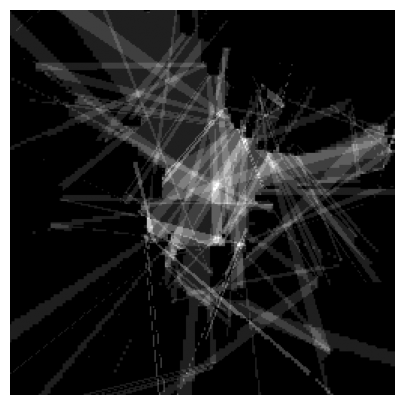
#> input picture img_phy_sim/ism_example.png, 404 x 405 px
$ python -i ism_slow.py   (imports and definitions only)
#> lines starting #> are read from the running program, lines starting #| are printed output that depends on the picture; after the words box and inside, x2 and y2 are one past the last pixel; in counts of white or black regions, pixels touching at a corner belong together
#> further down, picture is the input picture: shape (405, 404, 3); min 0, max 255, mean 46
### img_phy_sim/img.py
"""
**Image Input, Output, and Visualization Utilities**

This module provides a comprehensive set of tools for loading, saving, displaying,
and analyzing images, particularly for scientific and machine learning workflows.
It supports grayscale and color images, normalization, inversion, block-wise
statistics, and flexible visualization options for single or multiple images.

The core idea is to provide an easy interface for inspecting and comparing images,
generating informative visualizations, and preparing image data for further processing.

Main features:
- Load and save images with optional normalization
- Display images with flexible size, colormap, and axis options
- Compare multiple sets of images (input, prediction, ground truth, difference)
- Advanced multi-image visualization with custom layouts and titles
- Annotate images with block-wise mean values for quick inspection
- Highlight specific rows or columns and plot their pixel profiles
- Utility functions to get image properties (bit depth, width, height)

Typical workflow:
1. Load images using `open()` or read multiple paths via `show_images()`.
2. Visualize single or multiple images using `imshow()` or `advanced_imshow()`.
3. Compare predictions with ground truth using `show_samples()`.
4. Annotate blocks or highlight pixel profiles using
    `plot_image_with_values()` and `show_image_with_line_and_profile()`.

Dependencies:
- numpy
- cv2 (OpenCV)
- matplotlib
- scikit-image

Example:
```python
img = img.open("example.png", should_scale=True)
img = img * 255  # optional scaling
img.show()
show_samples([img], [pred_img], [ground_truth], model_name="MyModel")
plot_image_with_values(img, block_size=16, cmap="gray")
line_values = show_image_with_line_and_profile([img], axis="row", index=50)
```

Functions:
- get_bit_depth(img)                   - Return bit depth of image dtype.
- get_width_height(img, channels_before=0) - Return (width, height) of an image.
- open(src, should_scale=False, should_print=True) - Load an image from disk.
- save(img, src, should_scale=False)  - Save an image to disk.
- imshow(img, size=8, axis_off=True, cmap="gray") - Display an image.
- show_samples(input_samples, pred_samples, real_samples, ...) - Compare multiple images.
- advanced_imshow(img, title=None, image_width=10, ...) - Display single or batch images with customization.
- show_images(image_paths, title=None, image_width=5, ...) - Load and display images from paths.
- plot_image_with_values(img, block_size=8, ...) - Annotate image with block-wise mean values.
- show_image_with_line_and_profile(imgs, axis='row', ...) - Highlight a row/column and plot pixel values.
"""


# ---------------
# >>> Imports <<<
# ---------------
import os
import numpy as np
import cv2
import matplotlib.pyplot as plt
from skimage.measure import block_reduce  # pip install scikit-image


# -------------------------
# >>> Basic Image tools <<<
# -------------------------

# [29 lines left out: function get_bit_depth, not called in this run]


def get_width_height(img, channels_before=0):
    """
    Extract the width and height of an image, optionally offset by leading channels.

    Parameters:
        - img (numpy.ndarray): <br>
            Input image array.
        - channels_before (int, optional): <br>
            Offset in the shape dimension if channels precede height and width (default: 0).

    Returns:
        tuple: (width, height) of the image.

    Example:
        >>> img.shape = (256, 512)
        >>> get_width_height(img)
        (512, 256)
    """
#> called with channels_before = 0
    height, width = img.shape[0+channels_before:2+channels_before]
#> height = 405; width = 404
    return width, height


# [591 lines left out: functions open, save, imshow, show_samples, advanced_imshow, show_images and 2 more, not called in this run]

### img_phy_sim/ism_slow.py
"""
FIXME

Also known as ISM

https://en.wikipedia.org/wiki/Method_of_images
"""


# ---------------
# >>> Imports <<<
# ---------------
from __future__ import annotations

from .img import open as img_open, get_width_height
from .math import normalize_point

import math
from typing import List, Tuple, Optional, Iterable

import numpy as np
import cv2

from shapely.geometry import LineString, Point
from shapely.strtree import STRtree
from shapely.affinity import scale

from joblib import Parallel, delayed


# ----------------------
# >>> Core Functions <<<
# ----------------------

def get_wall_segments(img, wall_values=None, thickness=1, approx_epsilon=1.5):
    """
    Extract wall boundary segments from an image and return shapely LineStrings + STRtree.

    Returns:
      walls: list[LineString]
      tree: STRtree over walls
    """
    IMG_WIDTH, IMG_HEIGHT = get_width_height(img)
#> IMG_WIDTH = 404; IMG_HEIGHT = 405

    # Build mask
    if wall_values is not None:
        mask = (np.isin(img, wall_values).astype(np.uint8) * 255)
    else:
        mask = img
        if np.max(mask) < 64:
            mask = (mask.astype(np.uint8) * 255)

    # edges -> contours
    edges = cv2.Canny(mask, 100, 200)
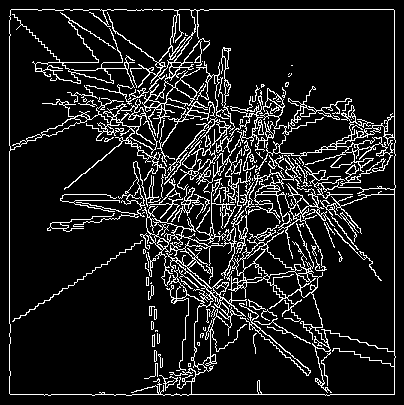
#> edges: shape (405, 404); 11.7% white in thin lines or dots
    if thickness and thickness > 1:
        k = np.ones((thickness, thickness), np.uint8)
        edges = cv2.dilate(edges, k, iterations=1)

    contours, _ = cv2.findContours(edges, cv2.RETR_EXTERNAL, cv2.CHAIN_APPROX_NONE)
#> contours = 1 contour; box (x1, y1, x2, y2) and area: (9, 9, 396, 396) 148157

    walls = []
    for c in contours:
        # simplify contour to reduce segment count -> optional
        c2 = cv2.approxPolyDP(c, epsilon=approx_epsilon, closed=True)

        pts = [tuple(p[0].astype(float)) for p in c2]
        if len(pts) < 2:
            continue

        # convert polyline into segments
        for i in range(len(pts) - 1):
            a, b = pts[i], pts[i + 1]
            if a == b:
                continue
            walls.append(LineString([a, b]))

        # if closed, add last->first
        if len(pts) >= 3:
            a, b = pts[-1], pts[0]
            if a != b:
                walls.append(LineString([a, b]))
#> this loop made 1 pass
#> (a, b) on pass 1: ((394, 10), (11, 9))
#> after the loop, walls = 6 items

    tree = STRtree(walls) if len(walls) > 0 else None
    return walls, tree


# [400 lines left out: functions reflect_point_across_segment, segment_intersection_point, enumerate_wall_sequences_indices, find_ism_paths_shapely, ism_paths_to_rays, _tree_query_geoms and 6 more, not called in this run]

>>> import cv2
>>> picture = cv2.imread('ism_example.png')
>>> result = get_wall_segments(picture)
